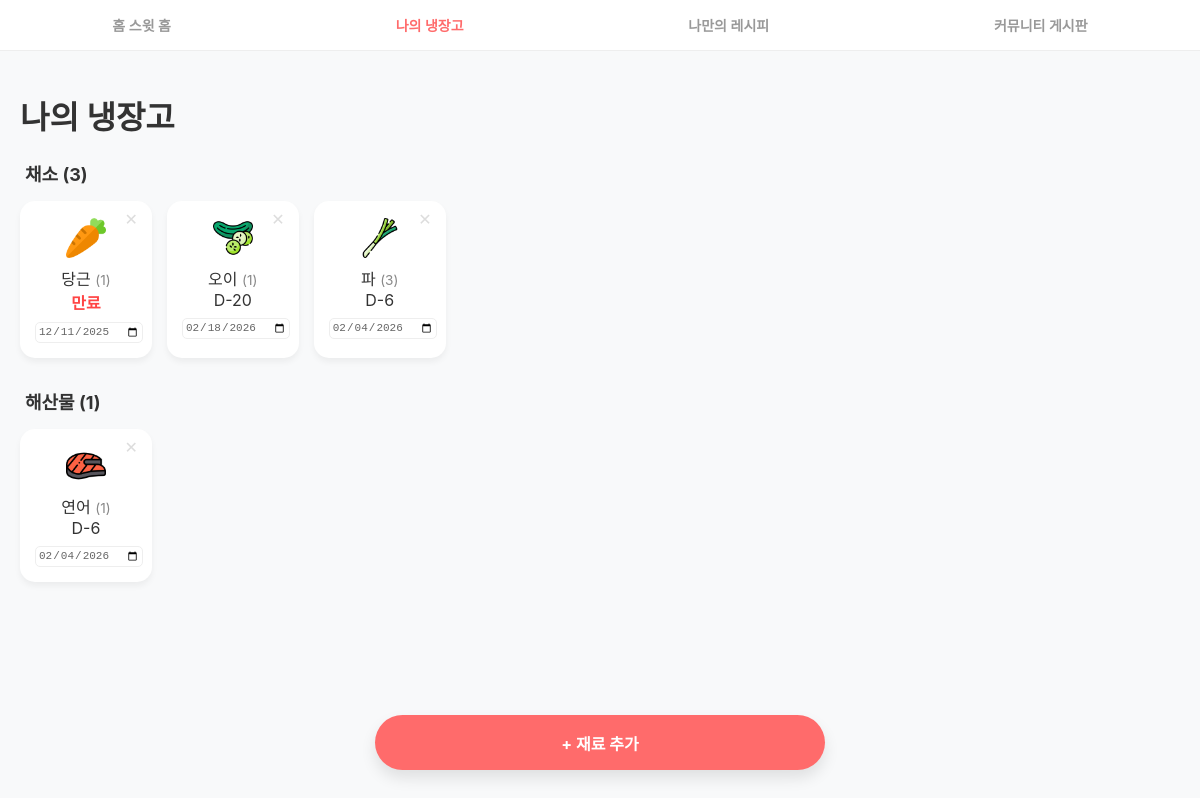
The app's page /fridge/ (signed in) with its own data.
### my_django/models.py (models this page shows, shortened)
class Ingredient(models.Model):
    CATEGORY_CHOICES = [
        ('채소', '채소'),
        ('양념', '양념'),
        ('해산물', '해산물'),
        ('육류', '육류'),
        ('가공식품', '가공식품'),
        ('조미료', '조미료'),
        ('과일', '과일')
    ]
    user = models.ForeignKey(User, on_delete=models.CASCADE, related_name='ingredients')
    name = models.CharField(max_length=50)
    category = models.CharField(max_length=20, choices=CATEGORY_CHOICES, default='채소')
    quantity = models.IntegerField(default=1)
    expiry_date = models.DateField(null=True, blank=True)
    added_at = models.DateTimeField(auto_now_add=True)
    def get_d_day(self):
        if self.expiry_date:
            today = date.today()
            diff = (self.expiry_date - today).days
            if diff == 0: return "D-Day"
            elif diff > 0: return f"D-{diff}"
            else: return "만료"
        return "기한미설정"
    def is_expiring_today(self):
        if self.expiry_date:
            today = date.today()
            diff = (self.expiry_date - today).days
            return diff <= 0
        return False

### my_django/views.py (the view)
@login_required
def fridge_main(request):
    ingredients = Ingredient.objects.filter(user=request.user).order_by('category', '-added_at')
    return render(request, 'my_django/fridge_main.html', {'ingredients': ingredients})

### templates/my_django/fridge_main.html (shortened to what this page needs)
{% load static %}
<!DOCTYPE html>
<html lang="ko">
<head>
    <link rel="stylesheet" href="{% static 'css/my_django.css' %}">
</head>
<body>
    <nav class="nav-bar">
        <a href="/">홈 스윗 홈</a>
        <a href="{% url 'my_django:fridge_main' %}" class="active">나의 냉장고</a>
        <a href="{% url 'my_recipe:recipe_list' %}">나만의 레시피</a>
        <a href="{% url 'community:post_list' %}">커뮤니티 게시판</a>
    </nav>
    <div class="container">
        <div class="header" style="margin-top: 20px;">
            <h1>나의 냉장고</h1>
        </div>
        {% if not ingredients %}
            <div style="text-align: center; padding: 100px 0;">
                <p style="color: #999; margin-bottom: 20px;">냉장고가 비어있어요!</p>
                <a href="{% url 'my_recipe:recipe_list' %}" style="color: #ff6b6b; text-decoration: none; border: 1px solid #ff6b6b; padding: 10px 20px; border-radius: 20px;">레시피 보러가기</a>
            </div>
        {% else %}
            {% regroup ingredients by category as category_list %}
            {% for category in category_list %}
                <div class="category-section">
                    <h2 class="category-title">{{ category.grouper }} <span>({{ category.list|length }})</span></h2>
                    <div class="grid">
                        {% for item in category.list %}
                        <div class="card">
                            <form action="{% url 'my_django:delete_ingredient' item.pk %}" method="post" onsubmit="return confirm('삭제하시겠습니까?');">
                                <button type="submit" class="delete-btn">✕</button>
                            </form>
                            <div class="image-box" style="margin-bottom: 5px; height: 45px; display: flex; align-items: center; justify-content: center;">
                                <img src="{% static 'images/' %}{{ item.name }}.png"
                                     alt="{{ item.name }}"
                                     style="width: 40px; height: 40px; object-fit: contain;">
                            </div>
                            <span class="name">
                                {{ item.name }}
                                <small style="color: #888; font-size: 0.85em;">({{ item.quantity }})</small>
                            </span>
                            <div class="d-day {% if item.is_expiring_today %}expiring{% endif %}">
                                {{ item.get_d_day }}
                            </div>
                            <form action="{% url 'my_django:update_expiry' item.pk %}" method="post">
                                <input type="date" name="expiry_date" class="date-input"
                                       value="{{ item.expiry_date|date:'Y-m-d' }}"
                                       onchange="this.form.submit()">
                            </form>
                        </div>
                        {% endfor %}
                    </div>
                </div>
            {% endfor %}
        {% endif %}
        <div style="height: 100px;"></div>
        <div class="floating-menu">
            <a href="{% url 'my_django:ingredient_select' %}" class="floating-btn btn-add">+ 재료 추가</a>
        </div>
    </div>
</body>
</html>

### static/css/my_django.css (style rules this page uses)
body { margin: 0; padding: 0; font-family: 'Pretendard', -apple-system, sans-serif; background-color: #f8f9fa; color: #333; }
.container { max-width: 1200px; margin: 0 auto; padding: 20px; }
.nav-bar { display: flex; justify-content: space-around; align-items: center; background: #ffffff; padding: 15px 0; border-bottom: 1px solid #eee; position: sticky; top: 0; z-index: 100; }
.nav-bar a { text-decoration: none; color: #999; font-size: 14px; font-weight: 600; transition: 0.2s; }
.nav-bar a.active { color: #ff6b6b; }
.category-section { margin-bottom: 30px; }
.category-title { font-size: 18px; margin-bottom: 15px; padding-left: 5px; font-weight: bold; }
.grid { display: grid; grid-template-columns: repeat(auto-fill, minmax(120px, 1fr)); gap: 15px; }
.card { background: white; border-radius: 15px; padding: 15px; position: relative; text-align: center; box-shadow: 0 4px 6px rgba(0,0,0,0.05); transition: transform 0.2s; }
.delete-btn { position: absolute; top: 8px; right: 8px; border: none; background: none; color: #ddd; cursor: pointer; font-size: 16px; }
.floating-menu { position: fixed; bottom: 30px; left: 50%; transform: translateX(-50%); display: flex; gap: 10px; width: 90%; max-width: 450px; z-index: 1000; }
.floating-btn { flex: 1; height: 55px; display: flex; align-items: center; justify-content: center; border-radius: 28px; color: white; text-decoration: none; font-weight: bold; font-size: 16px; box-shadow: 0 8px 15px rgba(0,0,0,0.1); }
.btn-add { background-color: #ff6b6b; }
.date-input { width: 100%; border: 1px solid #eee; border-radius: 5px; font-size: 11px; margin-top: 8px; color: #666; padding: 2px; }
.d-day.expiring { color: #ff4444; font-weight: bold; }

### records on screen
Ingredient: grouper "채소", shows a picture, name "당근", quantity "1", get_d_day "만료", expiry_date "12/11/2025"
Ingredient: shows a picture, name "오이", quantity "1", get_d_day "D-20", expiry_date "02/18/2026"
Ingredient: shows a picture, name "파", quantity "3", get_d_day "D-6", expiry_date "02/04/2026"
Ingredient: grouper "해산물", shows a picture, name "연어", quantity "1", get_d_day "D-6", expiry_date "02/04/2026"

### other values on screen
{{ category.list|length }} "3" "1"
